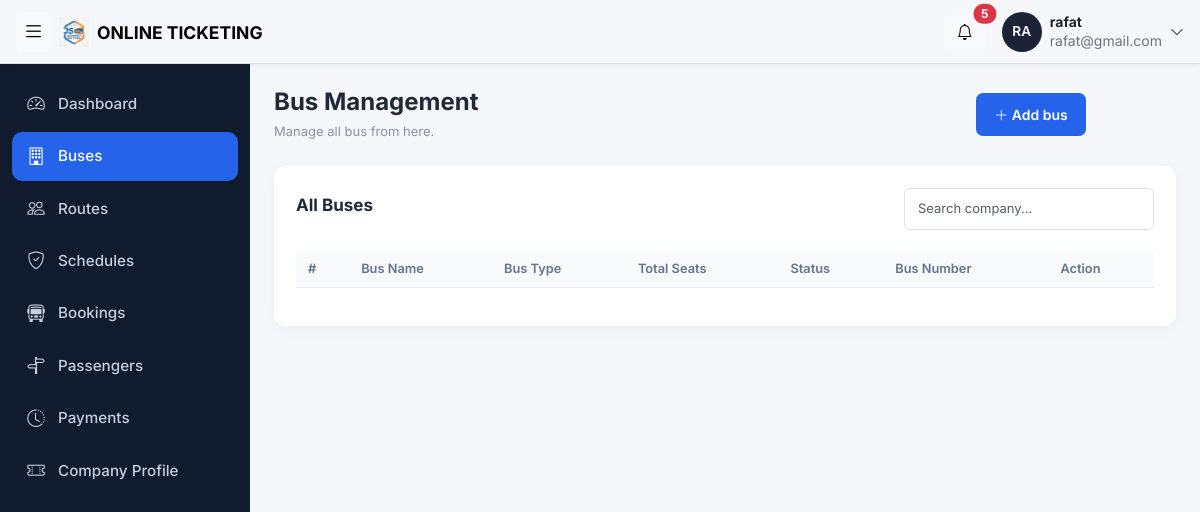
Page /company_admin/buses.php (signed in) on the earlier database version.
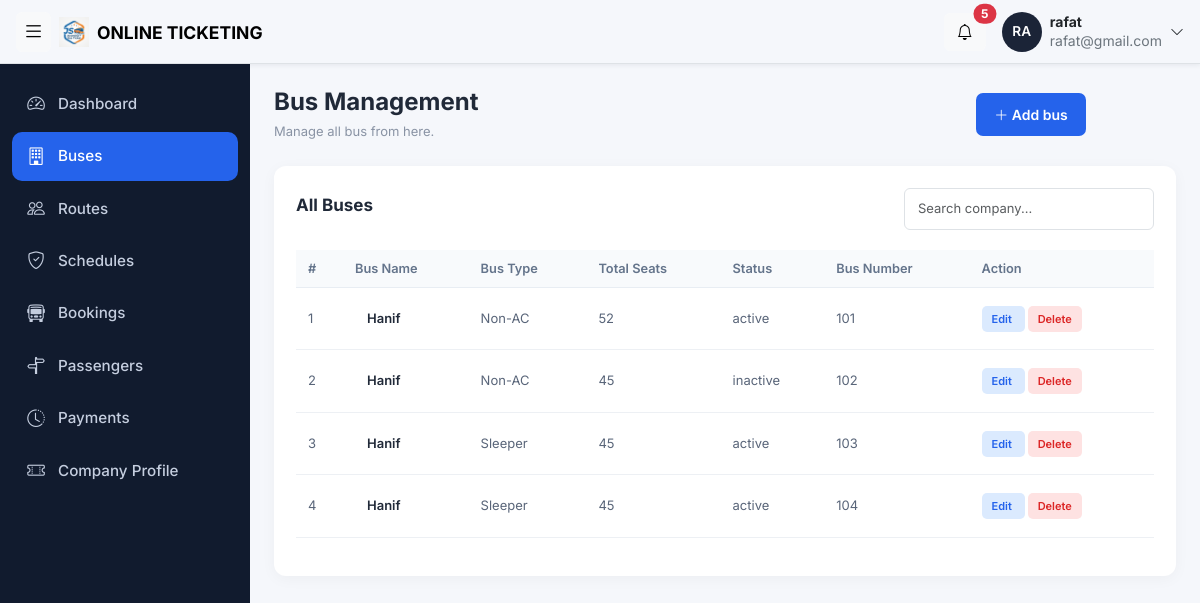
Same page on the later database version.
### tables this page shows
CREATE TABLE `buses` (
  `bus_id` int(11) NOT NULL,
  `company_id` int(11) NOT NULL,
  `bus_name` varchar(100) NOT NULL,
  `bus_type` enum('AC','Non-AC','Sleeper','Business Class') NOT NULL,
  `total_seats` int(11) NOT NULL,
  `status` enum('active','inactive') NOT NULL,
  `bus_number` varchar(50) NOT NULL
);

### company_admin/buses.php (the view, shortened to what this page needs)
<?php
include '../config/db.php';
$sql = "SELECT * FROM buses WHERE company_id = 1";
$result = $conn->query($sql);
?>
<!DOCTYPE html>
<html lang="bn">
<head>
   <?php
include '../includes/admin_css.php';
?>
</head>
<body>
<?php
include '../includes/topbar.php';
?>
    <div class="layout">
   <?php
include '../includes/c_buses_bar.php';
?>
<div class="container-fluid py-4 px-4">
            <div class="page-header">
                <div>
                    <h3>Bus Management</h3>
                    <p>Manage all bus from here.</p>
                </div>
                <button class="btn-add" id="openForm">
                    <i class="bi bi-plus-lg"></i> Add bus
                </button>
            </div>
            <div class="company-card">
                <div class="table-header">
                    <h5>All Buses</h5>
                    <input type="text" id="searchInput"
                        class="form-control search-box"
                        placeholder="Search company...">
                </div>
                <div class="table-responsive">
                    <table class="table company-table" id="companyTable">
                        <thead>
                            <tr>
                                <th>#</th>
                                <th>Bus Name</th>
                                <th>Bus Type</th>
                                <th>Total Seats</th>
                                <th>Status</th>
                                <th>Bus Number</th>
                                <th>Action </th>
                            </tr>
                        </thead>
                        <tbody>
                            <?php
                            while($row = $result->fetch_assoc()){ ?>
                                <tr>
                                    <td>
                                      <?php echo $row['bus_id'];?>
                                    </td>
                                    <td>
                                        <div class="company-name">
                                            <?php echo $row['bus_name']; ?>
                                        </div>
                                    </td>
                                <td>
                                        <?php echo $row['bus_type']; ?>
                                    </td>
                                    <td>
                                        <?php echo $row['total_seats']; ?>
                                    </td>
                                    <td>
                                       <?php echo $row['status']; ?>
                                    </td>
                                    <td>
                                       <?php echo $row['bus_number']; ?>
                                    </td>
                                    <td>
                                        <a class="action-btn edit">
                                            Edit
                                        </a>
                                        <a
                                            class="action-btn delete">
                                            Delete
                                        </a>
                                    </td>
                                </tr>
        <?php   }; ?>
                        </tbody>
                    </table>
                </div>
            </div>
        </div>
    </div>
</body>
</html>

Differences in the rows shown:
added buses: bus_id "1", bus_name "Hanif", bus_type "Non-AC", total_seats "52", status "active", bus_number "101"
added buses: bus_id "2", bus_name "Hanif", bus_type "Non-AC", total_seats "45", status "inactive", bus_number "102"
added buses: bus_id "3", bus_name "Hanif", bus_type "Sleeper", total_seats "45", status "active", bus_number "103"
added buses: bus_id "4", bus_name "Hanif", bus_type "Sleeper", total_seats "45", status "active", bus_number "104"
